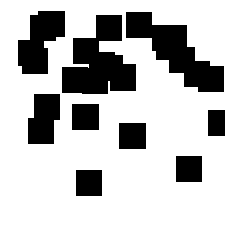
#> input picture fig.png, 231 x 231 px
$ python TutorialFile.py
#> lines starting #> are read from the running program, lines starting #| are printed output that depends on the picture; after the words box and inside, x2 and y2 are one past the last pixel; in counts of white or black regions, pixels touching at a corner belong together
### TuringPatternSim.py
#!/usr/bin/env python3
# -*- coding: utf-8 -*-
"""
Created on Sun Mar 28 15:39:12 2021

@author: chelsea
"""

import numpy as np
from scipy import ndimage
import matplotlib.pyplot as plt
import matplotlib.image as mpimg

'''


input:


    Da: diffusion coefficient of the activator
    Db: diffusion coefficient of the inhibitor

    feed: the amount of activator being put into the system

    kill: kill rate

    X: is the hieght of our matrices, default 400
        must be an integer
    Y: is the height, Da diffusion coefficient of the activator, default 400
        must be an integer
    lap_constants: the values for the convolution,
        default: np.array([[0.05, 0.2, 0.05], [0.2, -1, 0.2], [0.05, 0.2, 0.05]])
        must be a 2D array
restrictions:

    - Da,Db,feed,kill are between 0 and 1 i.e. over the interval [0,1]
    - kill > feed

    e.g Da : 05.


'''

class Simulator:
    def __init__(self, Da, Db, feed, kill, width = 250, height = 250,

                 lap_constants = np.array([[0.05, 0.2, 0.05]
                                           , [0.2, -1, 0.2],
                                           [0.05, 0.2, 0.05]]), seed = ''):

        #gray scot they filled with A everywhere and B no where. i.e. only activator
#> call 3 of __init__, with Da = 1, Db = 0.5, feed = 0.014, kill = 0.053, width = 250, height = 250, lap_constants = array of shape (3, 3), seed = 'fig.png'
#> in __init__, seedPat is the input picture: shape (231, 231, 4) float32; mean R, G, B, A 0.75, 0.75, 0.75, 1
#> after the loop in __init__ (call 3), `for x in range(self.height):`:
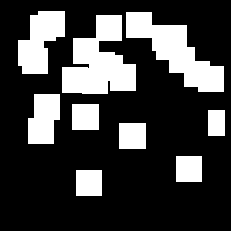
#> self.grid_A: shape (231, 231) float64; values 0 (black) and 0.75 (white), 25% white; 9 white regions, largest, box (x1, y1, x2, y2) and area: (62, 15, 136, 94) 3621, (126, 12, 224, 92) 3275, (18, 11, 65, 74) 1924
        self.Da = Da
        self.Db = Db
        self.feed = feed
        self.kill = kill
        self.lp_kernel = lap_constants

        if seed:

            seedPat = mpimg.imread(seed)
            self.height = seedPat.shape[0]
            self.width = seedPat.shape[1]
            self.grid_A = np.zeros((self.height, self.width)) #activtor
            self.grid_B = np.zeros((self.height, self.width)) #inhibitor, follows seeding
            for x in range(self.height):
                for y in range(self.width):
                    self.grid_A[x,y] = 1 - (sum(seedPat[x,y]) / len(seedPat[x,y]))
                    self.grid_B[x,y] = 1 - (sum(seedPat[x,y]) / (2*len(seedPat[x,y])))
        else:

            self.grid_A = np.zeros((height, width)) #activtor
            self.grid_B = np.zeros((height, width)) #inhibitor, follows seeding
            self.height = height
            self.width = width

        return

    def laplace(self):

        La = ndimage.convolve(self.grid_A, self.lp_kernel, mode="reflect", cval=0)
        Lb = ndimage.convolve(self.grid_B, self.lp_kernel, mode="reflect", cval=0)
        return La,Lb


    '''
    This function will feed the middle of a graph with activator.

    Input:
        r:  fills in a 2r by 2r square with activator in the middle of the graph

    '''

    def seedMid(self, r):
        self.grid_A[self.height//2-r:self.height//2+r,self.width//2-r:self.width//2+r] = 0.50
        self.grid_B[self.height//2-r:self.height//2+r,self.width//2-r:self.width//2+r] = 0.25
        return


    '''
   This function will fill the grid with random bunches of activator.

   Input:
       num_seeds: pass it the nmber of bunches you want
       r: the size of each square, squares dimensions are 2r by 2r

   '''

    def seedRand(self, num_seeds, r ):

        '''generate an array with num_seed random integers between 0 and X'''
#> called with num_seeds = 60, r = 10
        x_cords= np.random.randint(self.height, size = (num_seeds))
        '''generate an array with num_seed random integers between 0 and X'''
        y_cords= np.random.randint(self.width, size = (num_seeds))
        #print( x_cords, y_cords)

        for i in range(num_seeds):
            self.grid_A[x_cords[i]-r:x_cords[i]+r,y_cords[i]-r:y_cords[i]+r] = 0.50
            self.grid_B[x_cords[i]-r:x_cords[i]+r,y_cords[i]-r:y_cords[i]+r] = 0.25
        return


    '''Updates the graph to what it would look like in the next time step'''
    def updateGrayScott(self):
        a = self.grid_A
        b = self.grid_B
        La, Lb = self.laplace()
        #self.grid_A =
        self.grid_A =  a + (self.Da * La - a *b *b + self.feed *(1-a))
        self.grid_B = b + (self.Db * Lb + a *b *b - (self.kill + self.feed) * b)
        #print(self.grid_B)
        return

    def DisplayPattern(self, CMAP = "Greys", filename = ''):
        plt.figure() # creating figure
        plt.axis('off')
        plt.rcParams["savefig.bbox"] = "tight"
        plt.imshow(self.grid_B, cmap = CMAP)


        if filename:
            plt.savefig(filename)


        return

    '''
    Simulates the graph for a certain number of times that you specify

    Input:
            iterations: amount of updates you want for the system

    '''
    def Simulate(self, iterations):
#> called with iterations = 350
        for _ in range(iterations):
            self.updateGrayScott()
#> call 2 of DisplayPattern, with CMAP = 'Greys', filename = 'Tutorial_Simulate500Iterations.png'
#> in DisplayPattern (call 2), `plt.savefig(filename)`:
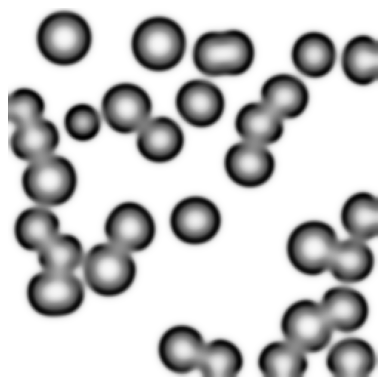
#> figure drawn by matplotlib, 1 panel
        return

    def SimulateOvertime(self, maxIT, Step, PathFile=""):
#> called with maxIT = 500, Step = 50, PathFile = ''
        IterationsDone=0
        if PathFile =="":
            self.DisplayPattern()
            for Iteration in range(Step,maxIT +Step, Step):
                IterationsDone = Iteration
                self.Simulate(Step)
                self.DisplayPattern()


        else:
            self.DisplayPattern(filename =PathFile + "_Iteration_"+str(IterationsDone)+".png")
            for Iteration in range(Step,maxIT +Step, Step):
                IterationsDone = Iteration
                self.Simulate(Step)
                self.DisplayPattern(filename = PathFile + "_Iteration_"+str(IterationsDone)+".png")
                plt.close("all")
        return

### TutorialFile.py
#!/usr/bin/env python3
# -*- coding: utf-8 -*-
"""
Created on Thu Apr  1 22:44:25 2021

@author: chelsea
"""

import TuringPatternSim as TurPat


'''Creating a Simulator object '''
SpecifyDimensions = TurPat.Simulator( 1, 0.5, 0.03, 0.055, 50,250)

'''
1 is the diffusion coefficient of the activor  Da
0.5 is the diffusion coefficient of the inhibitor Di

Da is always bigger than the Di, by Turing's model

0.03 is the feed rate, amount of activor being put into the system by an
outside source. Note, activator could create more activator, but feed refers to
an outside (other means) of supplying activator

0.055 is the kill rate, therefore how fast the activator is being broken down

50 is the width of the image.

250 is the height of the image.

'''

NoDimensions = TurPat.Simulator( 1, 0.5, 0.03, 0.055)
#by default will produce an image 250 by 250

'''Creating an image and passing it a seed'''
PassingInSeed = TurPat.Simulator( 1, 0.5, 0.014, 0.053, seed="fig.png")
#Will create an image with the seeding pattern of fig.png

'''Display the plot to the screen'''
PassingInSeed.DisplayPattern()


'''How to create a simulator then seed it will a random pattern'''
RandomSeed = TurPat.Simulator( 1, 0.5, 0.03, 0.055)
RandomSeed.seedRand(60, 10)
#filling the graph with 60 squares randomly placed, and each square is 20 by 20

'''How to seed the middle of the simulator'''
MidSeed = TurPat.Simulator( 1, 0.5, 0.03, 0.055)
MidSeed.seedMid(30) #seeds the middle with a square that 60 by 60


'''Produce a single image'''
RandomSeed.Simulate(350) #will update the graph 350 using the Gray Scott equation

RandomSeed.DisplayPattern(filename= "Tutorial_Simulate500Iterations.png")
#will save the output in the file  Simulate500Iterations.png

#Could have passed Tutorial/Simulate500Iterations.png then the file
#Simulate500Iterations.png would be saved in the folder Tutorial


'''Produce a time lapse '''
PassingInSeed.SimulateOvertime(500, 50)
#Will simulate for a total of 500 iterations, and produce an image every 50 iterations
#Graph will display at 0,50,100,150, 200, 250, 300, 350, 400, 450 and 500 iterations

PassingInSeed.SimulateOvertime(500, 50, PathFile = "Tutorial_SimuateOvertime")
#> the loop in SimulateOvertime (call 2), `for Iteration in range(Step,maxIT +Step, Step):` made 10 passes
#> pass 1, in SimulateOvertime (call 2), `plt.close("all")`:
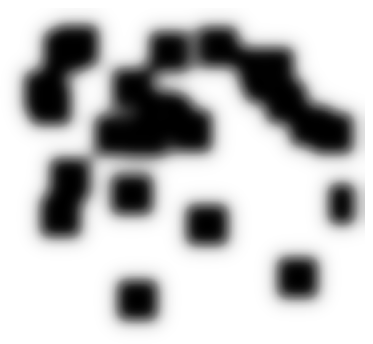
#> figure drawn by matplotlib, 1 panel
#> pass 1, in SimulateOvertime (call 2), `plt.close("all")`:
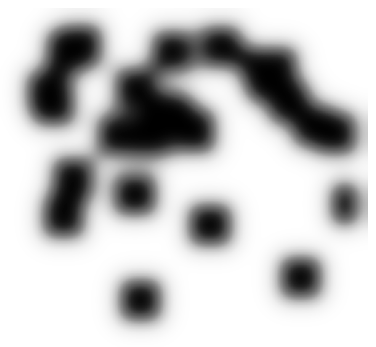
#> figure drawn by matplotlib, 1 panel
#> pass 1, in SimulateOvertime (call 2), `plt.close("all")`:
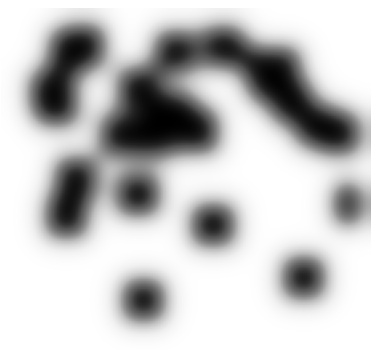
#> figure drawn by matplotlib, 1 panel
#> pass 1, in SimulateOvertime (call 2), `plt.close("all")`:
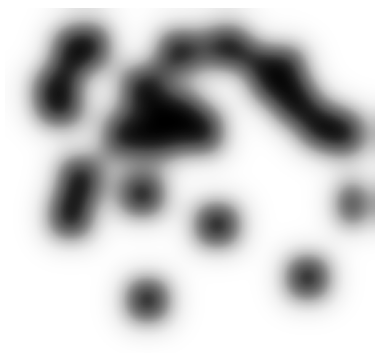
#> figure drawn by matplotlib, 1 panel
#> pass 1, in SimulateOvertime (call 2), `plt.close("all")`:
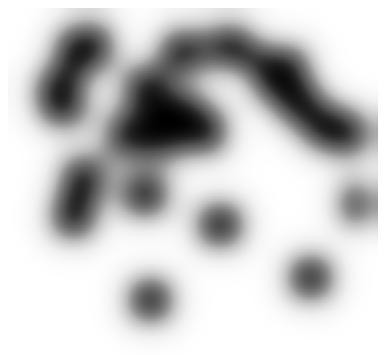
#> figure drawn by matplotlib, 1 panel
#will save the images as files name
#Tutorial_SimuateOvertime__Iteration_0.png   Tutorial_SimuateOvertime__Iteration_50.png ...

#You could have passed Tutorial/SimuateOvertime and it would have
#saveed the results in a folder name Tutorial with each imaged named
#SimuateOvertime__Iteration_0.png   SimuateOvertime__Iteration_50.png
